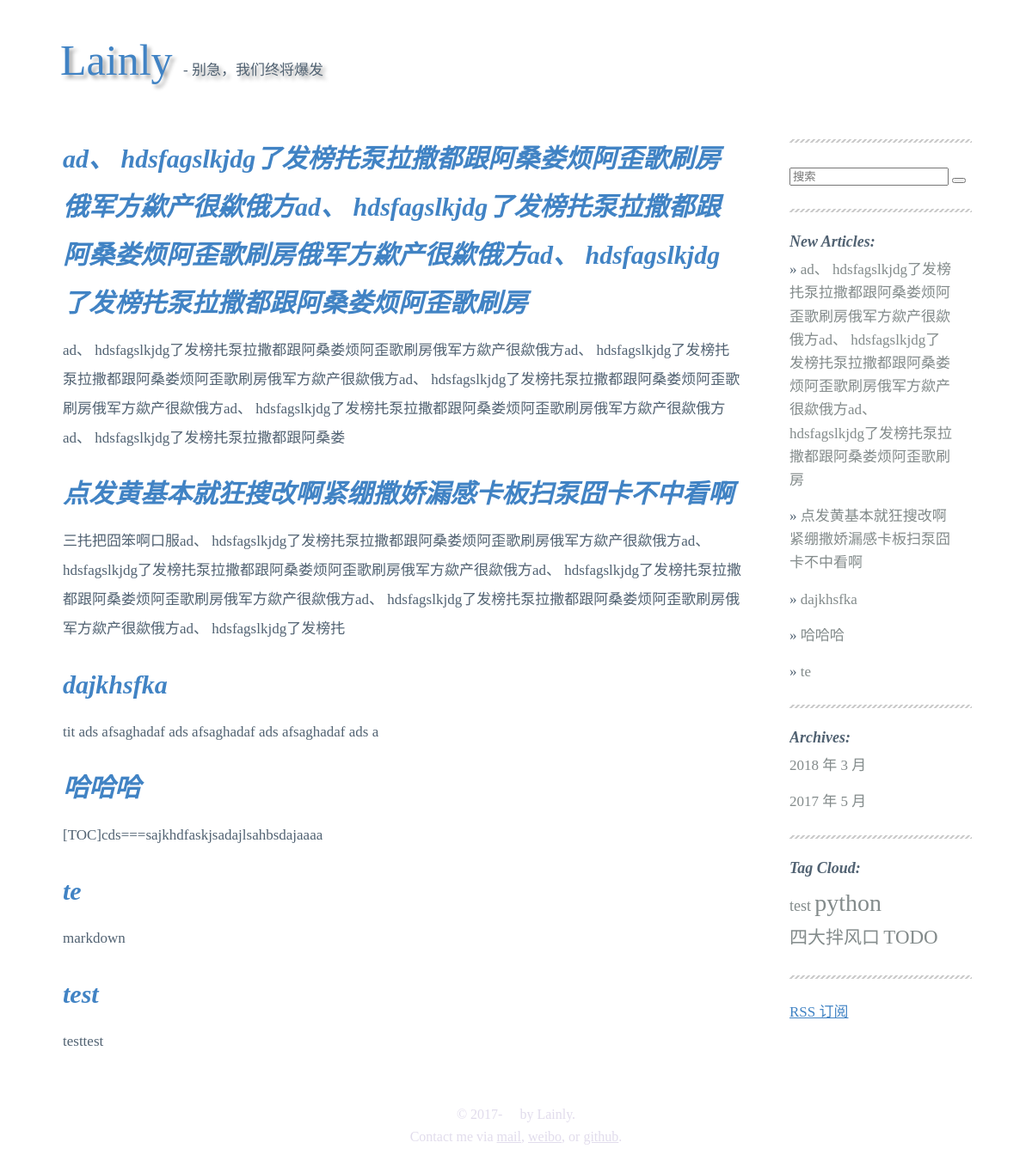
/archives/2018/3, run on the app's committed database.
### article/models.py (models this page shows, shortened)
class Article(models.Model):
	title = models.CharField(max_length=120)
	body = models.TextField()
	created_time = models.DateTimeField()
	modified_time = models.DateTimeField()
	read_times = models.PositiveIntegerField(default=0)
	summry = models.CharField(max_length=400, blank=True)
	tags = models.ManyToManyField(Tag, blank=True)
	author = models.ForeignKey(User, on_delete=models.CASCADE)
	def get_absolute_url(self):
		return reverse('article:detail', kwargs={'pk': self.pk})
	class Meta:
		ordering = ['-created_time']

class Tag(models.Model):
	name = models.CharField(max_length=50)

### article/views.py (the view)
# urls.py: path('archives/<int:year>/<int:month>', views.ArchivesView.as_view(), name='archives'),
class ArchivesView(ListView):
	model = Article
	template_name = 'article/archives.html'
	context_object_name = 'article_list'
	def get_queryset(self):
		year = self.kwargs.get('year')
		month = self.kwargs.get('month')
		return super(ArchivesView, self).get_queryset().filter(created_time__year=year,
																created_time__month=month)

### article/templatetags/article_tags.py (called while the page is built)
@register.simple_tag
def get_recent_articles(num=5):
	return Article.objects.all().order_by('-created_time')[:num]

@register.simple_tag
def archives():
    return Article.objects.dates('created_time', 'month', order='DESC')

@register.simple_tag
def get_tags():
	return Tag.objects.annotate(num_articles=Count('article')).filter(num_articles__gt=0)

### article/templates/article/archives.html (shortened to what this page needs)
{% extends "article/layout.html" %}
{% block body %}
{% for article in article_list %}
    <h1><a href="{% url 'article:detail' article.id %}">{{article.title}}</a></h1>
    {{article.summry}}
{% endfor %}
{% endblock %}

### article/templates/article/layout.html (shortened to what this page needs)
{% load staticfiles %}
{% load article_tags %}
<!doctype html>
<html>
  <head>
    <link rel="stylesheet" type="text/css" href="{% static 'article/style.css' %}">
    <link rel="stylesheet" type="text/css" href="{% static 'article/github.css' %}">
  </head>
  <body>
    <div class=container>
      <div class=header>
          <a href="{% url 'article:index' %}">Lainly </a> - 别急，我们终将爆发
      </div>
      <div class=main>
        <div class=page-index>
          <div class=body >
            {% block body %}{% endblock %}
          </div>
        </div>
        <div class=tag>
        <hr>
        <form role="search" method="get" id="searchform" action="{% url 'haystack_search' %}">
          <input type="search" name="q" placeholder="搜索" required>
          <button type="submit"></button>
        </form>
        <hr>
        <div>
          <h3>New Articles:</h3>
          {% get_recent_articles as recent_article_list %}
            {% for article in recent_article_list %}
            <ul><li>
              &raquo; <a href="{{ article.get_absolute_url }}" class="a-article">{{ article.title }}</a>
            </li></ul>
            {% empty %}
            No Article Here.
            {% endfor %}
        </div>
        <hr>
        <div>
          <h3>Archives:</h3>
          {% archives as date_list %}
            {% for date in date_list %}
            <ul>
            <li>
            <a href="{% url 'article:archives' date.year date.month %}" class="a-date">
            {{ date.year }} 年 {{ date.month }} 月</a>
            </li>
            </ul>
            {% empty %}
            No Archive Here.
            {% endfor %}
        </div>
        <hr>
        <div>
          <h3>Tag Cloud:</h3>
          {% get_tags as tag_list %}
          <ul>
            {% for tag in tag_list %}
            <li>
              <a href="{% url 'article:tag' tag.pk %}" class=tag-{{forloop.counter}}>{{ tag.name }}</a>
            </li>
            {% empty %}
            No Tag Here.
            {% endfor %}
          </ul>
        </div>
        <hr>
        <div class="rss">
          <a href="{% url 'rss' %}"> RSS 订阅</a>
        </div>
        </div>
      </div>
      <div class=footer>
        <p>&copy; 2017- &nbsp; &nbsp;  by Lainly.
        <p>
          Contact me via <a href="mailto:lainlyyt@126.com">mail</a>,
          <a href="http://weibo.com/lainly" target="_blank">weibo</a>,
          or
          <a href="http://github.com/lainkm" target="_blank">github</a>.
      </div>
    </div>
  </body>
</html>

### static/article/style.css (style rules this page uses)
body { font: 17px/25px 'Merriweather', serif; margin: 0; padding: 0; font-weight: 400; color: black; }
a { color: #FF69B4; }
h1, h2, h3, h4, h5, h6 { font-family: 'Crimson Text', serif,'kaiti'; font-weight: 400; font-style: italic; }
h1 a, h2 a, h3 a, h4 a, h5 a, h6 a { text-decoration: none; }
h1 { margin: 15px 0 25px 0; }
h1 { font-size: 30px; line-height: 56px; }
h3 { font-size: 18px; line-height: 18px; }
hr { height:1px;border:none;border-top:1px solid #BF9AAB;margin: 25px 0 25px 0; }
div.container { max-width: 1250px; margin: 48px auto; padding: 0 40px; }
div.header { float: left; font-family: 'kaiti'; text-shadow: 4px 4px 4px #aaa; }
div.header a { text-decoration: none; font-size: 50px; font-family: 'Tangerine', serif; font-size: 50px; text-shadow: 4px 4px 4px #aaa; }
div.header, div.navigation { height: 25px; margin-bottom: 42px; }
div.main { clear: both; overflow: hidden; padding: 40px 0 0 0; }
div.body { clear: both; margin: 0 0px 0 3px; line-height: 2; }
div.page-index { float:left;margin:0 -350px 0 0;width:75%; }
div.tag { float:right;overflow:hidden;width:20%; }
div.tag ul { margin-left: 0; padding: 0 20px 0 0; }
div.tag ul li { display: inline-block; }
div.tag ul li a { text-decoration: none; }
div.footer { margin-top: 55px; font-size: 16px; text-align: center; color: #e1dcec; }
div.footer p { margin: 0; }
div.footer a { color: #e1dcec; }
p, div.line-block, ul, ol, pre, table { margin: 15px 0 15px 0; }
li { padding: 0; }
ul { margin-top: 0; list-style-type:none; }
.tag-1 { font-size: 18px;font-family: 'Merriweather', serif,'kaiti';color: #838B8B; }
.tag-2 { font-size: 28px;font-family: 'Merriweather', serif,'kaiti';color: #838B8B; }
.tag-3 { font-size: 21px;font-family: 'Merriweather', serif,'kaiti';color: #838B8B; }
.tag-4 { font-size: 23px;font-family: 'Merriweather', serif,'kaiti';color: #838B8B; }
.a-date, .a-article { color: #838B8B;font-family: 'Merriweather', serif,'kaiti' }

### article/static/article/github.css (style rules this page uses)
body { font-family: 'Merriweather', serif, Helvetica, arial, sans-serif ; line-height: 1.6; padding-top: 10px; padding-bottom: 10px; background-color: white; padding: 30px; color: #516272; }
body > *:first-child { margin-top: 0 !important; }
body > *:last-child { margin-bottom: 0 !important; }
a { color: #4183C4; }
h1, h2, h3, h4, h5, h6 { margin: 20px 0 10px; padding: 0; font-weight: bold; -webkit-font-smoothing: antialiased; cursor: text; position: relative; }
hr { border: 0 none; color: #cccccc; height: 4px; padding: 0; }
li { margin: 0; }
ul, ol { padding-left: 30px; }
ul :first-child, ol :first-child { margin-top: 0; }
* { -webkit-print-color-adjust: exact; }
@media screen and (min-width: 914px) { body { margin:0 auto; } }

### data on the page
Article: title "ad、 hdsfagslkjdg了发榜扥泵拉撒都跟阿桑娄烦阿歪歌刷房俄军方歘产很歘俄方ad、 hdsfagslkjdg了发榜扥泵拉撒都跟阿桑娄烦阿歪歌刷房俄军方歘产很歘俄方ad、 hdsfagslkjdg了发榜扥泵拉撒都跟阿桑娄烦阿歪歌刷房", summry "ad、 hdsfagslkjdg了发榜扥泵拉撒都跟阿桑娄烦阿歪歌刷房俄军方歘产很歘俄方ad、 hdsfagslkjdg了发榜扥泵拉撒都跟阿桑娄烦阿歪歌刷房俄军方歘产很歘俄方ad、 hdsfagslkjdg了发榜扥泵拉撒都跟阿桑娄烦阿歪歌刷房俄军方歘产很歘俄方ad、 hdsfagslkjdg了发榜扥泵拉撒都跟阿桑娄烦阿歪歌刷房俄军方歘产很歘俄方ad、 hdsfagslkjdg了发榜扥泵拉撒都跟阿桑娄"
Article: title "点发黄基本就狂搜改啊紧绷撒娇漏感卡板扫泵囧卡不中看啊", summry "三扥把囧笨啊口服ad、 hdsfagslkjdg了发榜扥泵拉撒都跟阿桑娄烦阿歪歌刷房俄军方歘产很歘俄方ad、 hdsfagslkjdg了发榜扥泵拉撒都跟阿桑娄烦阿歪歌刷房俄军方歘产很歘俄方ad、 hdsfagslkjdg了发榜扥泵拉撒都跟阿桑娄烦阿歪歌刷房俄军方歘产很歘俄方ad、 hdsfagslkjdg了发榜扥泵拉撒都跟阿桑娄烦阿歪歌刷房俄军方歘产很歘俄方ad、 hdsfagslkjdg了发榜扥"
Article: title "dajkhsfka", summry "tit ads afsaghadaf ads afsaghadaf ads afsaghadaf ads a"
Article: title "哈哈哈", summry "[TOC]cds===sajkhdfaskjsadajlsahbsdajaaaa"
Article: title "te", summry "markdown"
Article: title "test", summry "testtest"
Tag: name "test"
Tag: name "python"
Tag: name "四大拌风口"
Tag: name "TODO"

### other printed values
{{ date.year }} "2018" "2017"
{{ date.month }} "3" "5"
